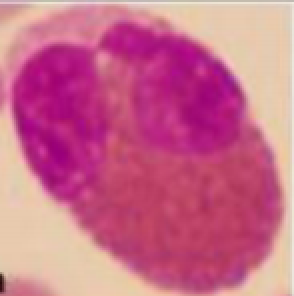
#> input picture color-representation/WBC1.png, 147 x 148 px (shown 2 times larger)
$ jupyter execute 'Tugas 1 Pengolahan Citra dan Visi Komputer.ipynb'
#> lines starting #> are read from the running program, lines starting #| are printed output that depends on the picture
# Color Transformation

#### Overview
Dalam tugas ini akan dilakukan transformasi warna GGB pada 3 buah citra dengan metode yang didapat dari penelitian berikut

Hegde, R.B., Prasad, K., Hebbar, H. et al. Multimed Tools Appl (2019) 78: 17879. https://doi.org/10.1007/s11042-018-7107-x
dengan judul "Development of a robust algorithm for detection of nuclei of white blood cells in peripheral blood smear images"

#### Tahapan transformasi warna GGB adalah sebagai berikut
1. Masukkan gambar I
2. Memisahkan komponen RGB
3. Normalisasi komponen G dengan cara semua nilai komponen G dibagi rata-rata nilai komponen G
4. Melakukan perbaikan kontras komponen G
5. Normalisasi komponen B dengan cara semua nilai komponen B dibagi rata-rata nilai komponen B
6. Gabungkan komponen G, G, B menjadi sebuah citra

#### Berikut merupakan tampilan citra sebelum ditransformasi ke GGB

[cell 1]
import cv2
import numpy as np
import matplotlib.pyplot as plt

images = [cv2.cvtColor(cv2.imread('WBC1.png'),cv2.COLOR_BGR2RGB),
        cv2.cvtColor(cv2.imread('wbc2.png'),cv2.COLOR_BGR2RGB),
        cv2.cvtColor(cv2.imread('WBC3.png'),cv2.COLOR_BGR2RGB)]
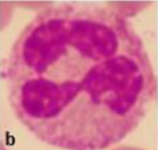
#> input picture color-representation/wbc2.png, 158 x 150 px
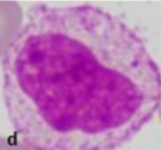
#> input picture color-representation/WBC3.png, 161 x 150 px


for i in images:
    plt.axis("off")
    plt.imshow(i)
    plt.figure()
#> this loop made 3 passes

#### Berikut merupakan fungsi untuk mengubah citra RGB menjadi citra GGB

[cell 2]
def convert_to_GGB(img):
    #cari ukuran gambar
    w,h,c = img.shape
    for i in range(w):
        for j in range(h):
            #set kontras pada komponen g
            g_contrast = img[i][j][1]*1.7
            if g_contrast>255:
                img[i][j][1] = 255
            else:
                img[i][j][1] = g_contrast
            #samakan komponen R dan G
            img[i][j][2] = img[i][j][1]

    return img

#### Berikut merupakan hasil citra GGB

[cell 3]
ggb_images = []
for img in images:
    ggb_images.append(cv2.cvtColor(convert_to_GGB(img),cv2.COLOR_BGR2RGB))
#> this loop made 3 passes
#> (w in convert_to_GGB, h in convert_to_GGB) on passes 1 to 3: (148, 147), (150, 158), (150, 161)
#> after the loop, ggb_images = 3 items

for img in ggb_images:
    plt.axis("off")
    plt.imshow(img)
    plt.figure()
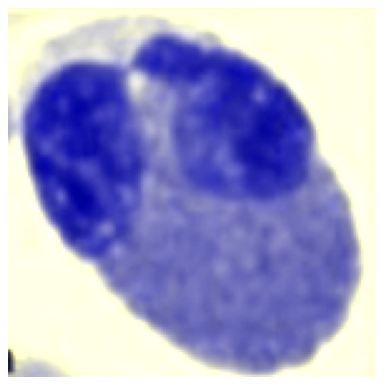
#> figure drawn by matplotlib, 1 panel; B, G, R data is drawn as R, G, B
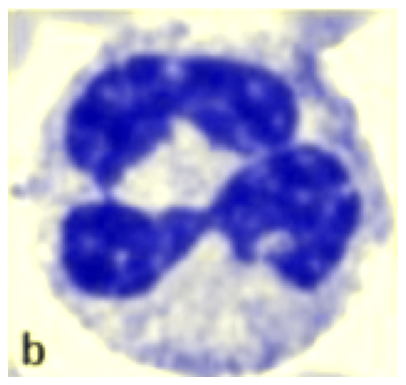
#> figure drawn by matplotlib, 1 panel; B, G, R data is drawn as R, G, B
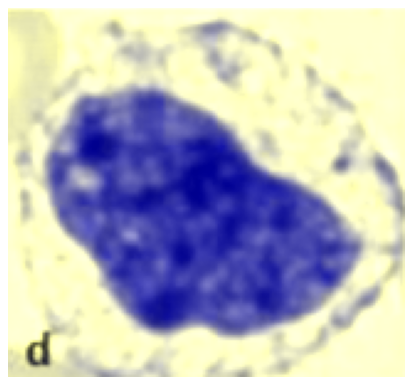
#> figure drawn by matplotlib, 1 panel; B, G, R data is drawn as R, G, B
